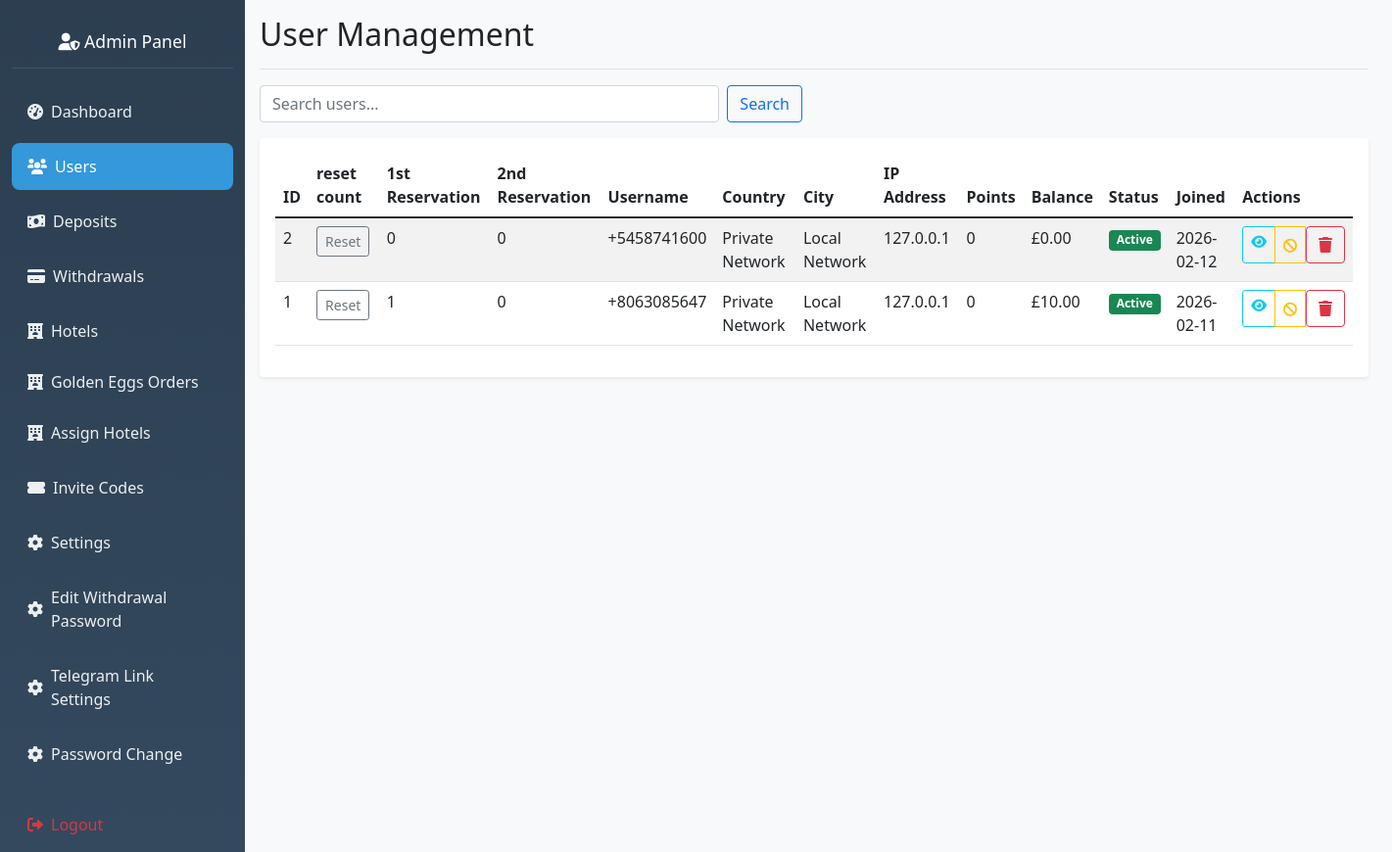
The app's page /admin/users (signed in) with its own data.
### hotel_app/models.py (models this page shows, shortened)
class User(db.Model, UserMixin):
    __tablename__ = 'user'
    id = db.Column(db.Integer, primary_key=True)
    nickname = db.Column(db.String(80))
    user_id = db.Column(db.String(6), unique=True)
    agent_id = db.Column(db.String(6), unique=True)
    contact = db.Column(db.String(20))
    invitation_code = db.Column(db.String(20))
    member_points = db.Column(db.Integer, default=0)
    trial_bonus = db.Column(db.Float, default=564.00)
    balance = db.Column(db.Float, default=0.00)
    total_deposits = db.Column(db.Float, default=0.0)
    vip_level = db.Column(db.String(10), default='VIP0')
    withdrawal_password = db.Column(db.String(100))
    password_hash = db.Column(db.String(100))
    is_active = db.Column(db.Boolean, default=False)
    created_at = db.Column(db.DateTime, default=datetime.utcnow)
    session_locked = db.Column(db.Boolean, default=False)
    total_commission_earned = db.Column(db.Float, default=0.0)
    first_session_completed = db.Column(db.Boolean, default=False)
    session_reset_date = db.Column(db.String)
    currency = db.Column(db.String(10), default='$')
    bound_wallet_type = db.Column(db.String(20))
    max_first_session_reservations = db.Column(db.Integer, default=35)
    wallet_bound_at = db.Column(db.DateTime)
    second_session_reservations_count = db.Column(db.Integer, default=0)
    second_session_commission = db.Column(db.Float, default=0.0)
    bound_wallet_address = db.Column(db.String(200))
    first_session_commission = db.Column(db.Float, default=0.0)
    first_session_reservations_count = db.Column(db.Integer, default=0)
    current_session = db.Column(db.String(10), default='first')
    revolut_name = db.Column(db.String(100))
    revolut_iban = db.Column(db.String(50))
    revolut_revtag = db.Column(db.String(20))
    ip_address = db.Column(db.String(45))
    country = db.Column(db.String(100))
    country_code = db.Column(db.String(2))
    region = db.Column(db.String(100))
    city = db.Column(db.String(100))
    latitude = db.Column(db.Float)
    longitude = db.Column(db.Float)
    timezone = db.Column(db.String(50))
    isp = db.Column(db.String(255))
    last_location_update = db.Column(db.DateTime, default=datetime.utcnow)
    reservations = db.relationship(
        'Reservation',
        backref='user',
        lazy='dynamic',
        cascade='all, delete-orphan',
        passive_deletes=True
    )
    deposit_requests = db.relationship(
        'DepositRequest',
        backref='user',
        lazy='dynamic'
    )
    withdrawal_requests = db.relationship(
        'WithdrawalRequest',
        backref='user',
        lazy='dynamic'
    )
    hotel_assignments = db.relationship(
        'UserHotelAssignment',
        foreign_keys='UserHotelAssignment.user_id',
        backref='user',
        lazy='dynamic',
        cascade='all, delete-orphan',
        passive_deletes=True
    )
    hotel_ratings = db.relationship(
        'UserHotelRating',
        backref='user',
        lazy='dynamic'
    )
    golden_eggs = db.relationship(
        'GoldenEgg',
        foreign_keys='GoldenEgg.user_id',
        backref='recipient',
        lazy='dynamic'
    )

### hotel_app/routes.py (the view)
@app.route('/admin/users')
@admin_required
def view_users():
    page = request.args.get('page', 1, type=int)
    search = request.args.get('search', '')
    vip_filter = request.args.get('vip_level', '')
    users_query = User.query
    if search:
        users_query = users_query.filter(
            User.id.contains(search) |
            User.contact.contains(search) |
            User.nickname.contains(search)
        )
    if vip_filter:
        users_query = users_query.filter(User.vip_level == vip_filter)
    users = users_query.order_by(User.id.desc()).paginate(
        page=page, per_page=20, error_out=False
    )
    vip_levels = ['vip0', 'vip1', 'vip2', 'vip3']
    return render_template('admin_users.html',
                         users=users,
                         search=search,
                         vip_levels=vip_levels,
                         current_vip_filter=vip_filter)

### hotel_app/routes.py (called while the page is built)
def admin_required(f):
    @wraps(f)
    def wrapper(*args, **kwargs):
        admin_id = session.get('admin_id')
        if not admin_id:
            flash("Admin login required.", "danger")
            return redirect(url_for('admin_login'))
        admin = Admin.query.get(admin_id)
        if not admin or not admin.is_active:
            session.pop('admin_id', None)
            flash("Admin access denied.", "danger")
            return redirect(url_for('admin_login'))
        g.current_admin = admin
        return f(*args, **kwargs)
    return wrapper

@app.before_request
def check_admin_routes():
    if request.endpoint and request.endpoint.startswith('admin_') and request.endpoint != 'admin_login':
        if 'admin_id' not in session:
            return redirect(url_for('admin_login'))

### hotel_app/templates/admin_users.html (shortened to what this page needs)
{% extends "admin_base.html" %}
{% block content %}
<div class="d-flex justify-content-between flex-wrap flex-md-nowrap align-items-center pb-2 mb-3 border-bottom">
    <h1 class="h2">User Management</h1>
</div>
<div class="row mb-3">
    <div class="col-md-6">
        <form method="GET" class="d-flex">
            <input type="text" class="form-control me-2" name="search" value="{{ search }}" placeholder="Search users...">
            <button type="submit" class="btn btn-outline-primary">Search</button>
        </form>
    </div>
</div>
<div class="card">
    <div class="card-body">
        <div class="table-responsive">
            <table class="table table-striped">
                <thead>
                    <tr>
                        <th>ID</th>
                        <th>reset count</th>
                        <th>1st Reservation</th>
                        <th>2nd Reservation</th>
                        <th>Username</th>
                        <th>Country</th>
                        <th>City</th>
                        <th>IP Address</th>
                        <th>Points</th>
                        <th>Balance</th>
                        <th>Status</th>
                        <th>Joined</th>
                        <th>Actions</th>
                    </tr>
                </thead>
                <tbody>
                    {% for user in users.items %}
                    <tr>
                        <td>{{ user.id }}</td>
                        <td><form method="POST" action="{{ url_for('reset_first_session_count', user_id=user.id) }}" class="d-inline">
                            <button type="submit" class="btn btn-sm btn-outline-secondary">Reset</button>
                        <td>{{ user.first_session_reservations_count }}</td>
                        <td>{{ user.second_session_reservations_count }}</td>
                        <td>{{ user.contact }}</td>
                        <td>{{ user.country }}</td>
                        <td>{{ user.city }}</td>
                        <td>{{ user.ip_address }}</td>
                        <td>{{ user.member_points }}</td>
                        <td>£{{ "%.2f"|format(user.balance or 0) }}</td>
                        <td>
                            <span class="badge bg-{{ 'success' if user.is_active else 'secondary' }}">
                                {{ 'Active' if user.is_active else 'Inactive' }}
                            </span>
                        </td>
                        <td>{{ user.created_at.strftime('%Y-%m-%d') if user.created_at else 'N/A' }}</td>
                        <td>
                            <div class="btn-group btn-group-sm">
                                <a href="{{ url_for('view_user_details', user_id=user.id) }}" class="btn btn-outline-info">
                                    <i class="fas fa-eye"></i>
                                </a>
                                <form method="POST" action="{{ url_for('toggle_user', user_id=user.id) }}" class="d-inline">
                                    <button type="submit" class="btn btn-outline-{{ 'warning' if user.is_active else 'success' }}">
                                        <i class="fas fa-{{ 'ban' if user.is_active else 'check' }}"></i>
                                    </button>
                                </form>
                                <form method="POST" action="{{ url_for('delete_user', user_id=user.id) }}" class="d-inline"
                                      onsubmit="return confirm('Are you sure you want to delete this user?')">
                                    <button type="submit" class="btn btn-outline-danger">
                                        <i class="fas fa-trash"></i>
                                    </button>
                                </form>
                            </div>
                        </td>
                    </tr>
                    {% endfor %}
                </tbody>
            </table>
        </div>
    </div>
</div>
{% endblock %}

### hotel_app/static/css/admin.css (style rules this page uses)
.card { border: none; box-shadow: 0 0.125rem 0.25rem rgba(0, 0, 0, 0.075); }
@media (min-width: 992px) { .container-fluid .row { display: flex !important; flex-wrap: nowrap !important; } }
@media (min-width: 1200px) { .container-fluid .row { display: flex !important; } }

### records on screen
User: id "2", first_session_reservations_count "0", second_session_reservations_count "0", contact "+5458741600", country "Private Network", city "Local Network", ip_address "127.0.0.1", member_points "0", balance "0.00", is_active "Active", created_at "2026-02-12"
User: id "1", first_session_reservations_count "1", second_session_reservations_count "0", contact "+8063085647", country "Private Network", city "Local Network", ip_address "127.0.0.1", member_points "0", balance "10.00", is_active "Active", created_at "2026-02-11"
